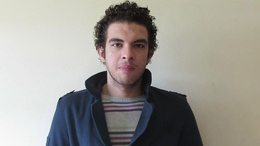
%> input picture imgs/target_1.jpg, 260 x 146 px, shrunk from 960 x 540 before the run
$ octave demo.m   (GNU Octave 9; MATLAB toolbox functions it lacks are replaced by stand-ins)
%> lines starting %> are read from the running program, lines starting %| are printed output that depends on the picture
### MPB.m
% [19 lines of commented-out code are left out]


function F = MPB( foreground, background, mask , out )
 tic;
background = im2double(background);
foreground = im2double(foreground);
mask = im2double(mask);
F=blending(foreground,background,mask);
mask=imcomplement(mask);
F=blending(background,F,mask);
timerVal=toc
imwrite(F,out,'jpg');
end

function F = blending(foreground,background,mask)
F(:,:,1) = gradientBlending( foreground(:,:,1), background(:,:,1), mask );
F(:,:,2) = gradientBlending( foreground(:,:,2), background(:,:,2), mask );
F(:,:,3) = gradientBlending( foreground(:,:,3), background(:,:,3), mask );
end

function F = gradientBlending( background, foreground, mask )
[h,w] = size(foreground);
n = w*h;
A = sparse(n,n);
fx = find(mask > 0);
bx = find(mask == 0);
q = zeros(n,1);
q(fx) = 1;
I = diag(sparse(q));
A = -4*I;
A = A+circshift(I,[0 h])+circshift(I,[0 -h]);
A = A+circshift(I,[0 1])+circshift(I,[0 -1]);
A = A+speye(n)-I;
b = zeros(n,1);
b(bx) = background(bx);
lapforeground = circshift(foreground,[1 0])+circshift(foreground,[-1 0]);
lapforeground = lapforeground+circshift(foreground,[0 1])+circshift(foreground,[0 -1]);
lapforeground = lapforeground-4*foreground;
b(fx) = lapforeground(fx);
x = A\b;
F = reshape(x,[h w]);
end

### demo.m
%MPB: A modified Poisson blending technique
%Read the paper: http://link.springer.com/article/10.1007/s41095-015-0027-z

%demo1 (step1 + step2)
target = imread(fullfile('imgs','target_1.jpg'));
%> target is the input picture: size 146x260x3 uint8; mean R, G, B 154.9, 152.5, 146.4
source = imread(fullfile('imgs','source_1.jpg'));
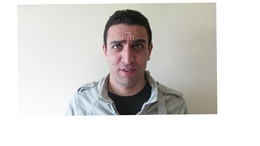
%> input picture imgs/source_1.jpg, 260 x 146 px, shrunk from 960 x 540 before the run
%> source is the input picture: size 146x260x3 uint8; mean R, G, B 215.2, 212.9, 210.2
mask = imread(fullfile('imgs','mask_1.png'));
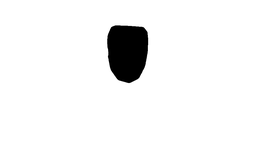
%> input picture imgs/mask_1.png, 260 x 146 px, shrunk from 960 x 540 before the run
%> mask is the input picture: size 146x260 uint8; min 0, max 255, mean 241.8
outfile = fullfile('imgs','result_1.jpg');
MPB( source, target, mask, outfile);
%> in gradientBlending, `fx = find(mask > 0);`: fx = 36247 values from 1 to 37960
%> in gradientBlending, `bx = find(mask == 0);`: bx = 1713 values from 15804 to 21507
%> in MPB, `mask=imcomplement(mask);`:
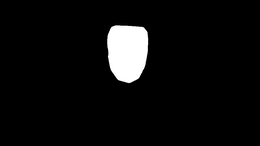
%> mask: size 146x260 double; min 0, max 1, mean 0.0519
%> in gradientBlending (call 5), `lapforeground = circshift(foreground,[1 0])+circshift(foreground,[-1 0..`:
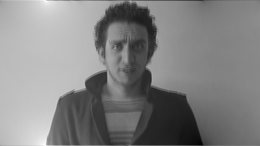
%> lapforeground: size 146x260 double; min -0.307, max 2.64, mean 1.21; drawn with min black and max white
%> in gradientBlending (call 6), `F = reshape(x,[h w]);`:
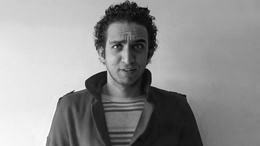
%> F: size 146x260 double; min 0.0196, max 1, mean 0.573
figure;
subplot(1,4,1); imshow(target); title('target');
subplot(1,4,2); imshow(source); title('source');
subplot(1,4,3); imshow(mask); title('mask');
subplot(1,4,4); imshow(imread(outfile)); title('result');

%demo2 (step1 + step2 + step3)
target = imread(fullfile('imgs','target_2.jpg'));
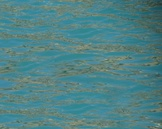
%> input picture imgs/target_2.jpg, 162 x 129 px, shrunk from 600 x 475 before the run
%> target is the input picture: size 129x162x3 uint8; mean R, G, B 79.7, 129.4, 132.4
source = imread(fullfile('imgs','source_2.jpg'));
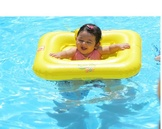
%> input picture imgs/source_2.jpg, 162 x 129 px, shrunk from 600 x 475 before the run
%> source is the input picture: size 129x162x3 uint8; mean R, G, B 161.1, 215.2, 203
%> (the run ends here)
